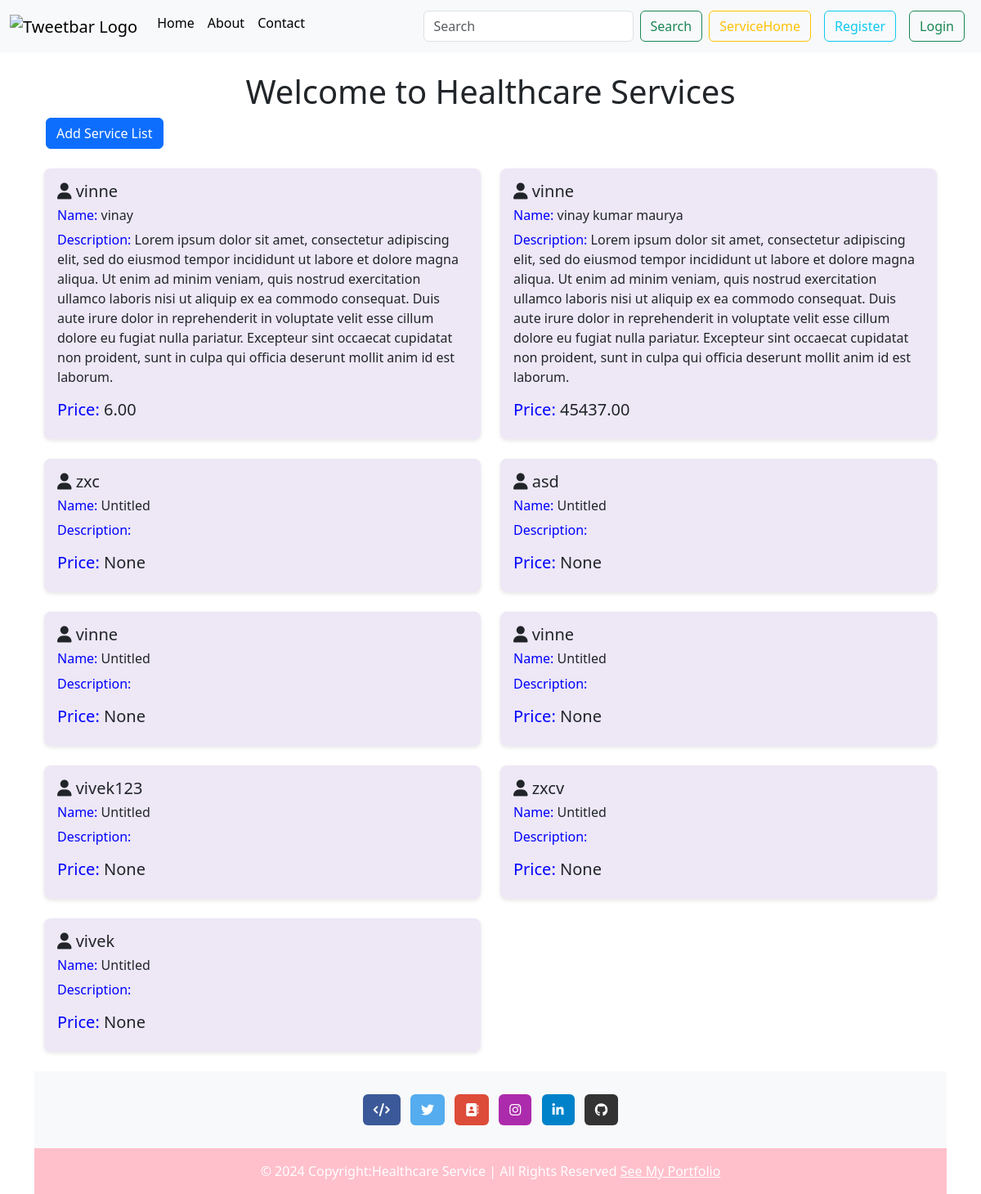
The page / on the database its author committed.
### tweet/models.py (models this page shows, shortened)
class Tweet(models.Model):
 user=models.ForeignKey(User,on_delete=models.CASCADE)
 name = models.CharField(max_length=255,default="enter name")
 description = models.TextField(blank=True)  # Allow for optional descriptions
 price = models.DecimalField(max_digits=10, decimal_places=2, blank=True, null=True)  # For monetary values
 created_at=models.DateTimeField(auto_now_add=True)
 updated_at=models.DateTimeField(auto_now=True)

### tweet/views.py (the view)
# urls.py: path('',views.tweet_list,name='tweet_list'),
def tweet_list(request):
    query = request.GET.get('search', '')
    if query:
        tweets = Tweet.objects.filter(Q(description__icontains=query)).order_by('-created_at')
    else:
        tweets = Tweet.objects.all().order_by('-created_at')
    return render(request, 'tweet_list.html', {'tweets': tweets})

### tweet/templates/tweet_list.html (shortened to what this page needs)
{% extends "layout.html" %}
{% block content %}
    <h1 class="text-center mt-4">Welcome to Healthcare Services</h1>
    <a class="btn btn-primary mb-4 vinay" href="{% url 'tweet_create' %}">Add Service List</a>
    <div class="container">
        <div class="row">
            {% for tweet in tweets %}
                    <div class="col-md-6 mb-4">
                    <div class="card cards">
                        <div class="card-body">
                            <h5 class="card-title">
                                <i class="fas fa-user""></i>
                                {{ tweet.user.username }}</h5>
                            <h6 class="card-title"><span style="color: blue;">Name:</span>
{{ tweet.name }}</h6>
                            <p class="card-text"><span style="color: blue;">Description:</span>
{{ tweet.description }}</p>
                            <h5 class="card-title"><span style="color: blue;">Price:</span>
{{ tweet.price}}</h5>
                        </div>
                    </div>
                </div>
            {% endfor %}
        </div>
    </div>
{% endblock %}

### templates/layout.html (shortened to what this page needs)
{% load static %}
<!DOCTYPE html>
<html>
<head>
    <link href="https://cdn.jsdelivr.net/npm/bootstrap@5.3.3/dist/css/bootstrap.min.css" rel="stylesheet">
    <link rel="stylesheet" href="https://cdnjs.cloudflare.com/ajax/libs/font-awesome/6.4.0/css/all.min.css">
      <link rel="stylesheet" href="{% static '/styless.css' %}">
</head>
<body >
    <nav class="navbar navbar-expand-lg navbar-light bg-light">
        <div class="container-fluid">
          <a class="navbar-brand" href="{% url 'tweet_list'%}">
            <img src="https://ik.imagekit.io/vinaymry/slack.png?updatedAt=1725588169151" alt="Tweetbar Logo" style="height: 40px;">
          </a>
          <div class="collapse navbar-collapse" id="navbarSupportedContent">
            <ul class="navbar-nav me-auto mb-2 mb-lg-0">
              <li class="nav-item">
                <a class="nav-link active" aria-current="page" href="{% url 'tweet_list' %}">Home</a>
              </li>
              <li class="nav-item">
                <a class="nav-link active" aria-current="page" href="{% url 'about' %}">About</a>
              </li>
              <a class="nav-link active" aria-current="page" href="{% url 'index' %}">Contact</a>
            </ul>
            <form class="d-flex">
              <input class="form-control me-2" type="search" name="search" placeholder="Search" aria-label="Search News">
              <button class="btn btn-outline-success" type="submit">Search</button>
            </form>
            <a href="{% url 'tweet_list' %}"class="btn btn-outline-warning mx-2">ServiceHome </a>
            {% if user.is_authenticated %}
            <form method="post"action="{% url 'logout' %}">
            {% csrf_token %}
           <button class="btn btn-danger" type="submit">Logout</button>
            </form>
            {% else %}
            <a href="{% url 'register' %}"class="btn btn-outline-info mx-2">Register </a>
            <a href="{% url 'login' %}"class="btn btn-outline-success mx-2 login">Login </a>
            {% endif %}
          </div>
        </div>
      </nav>
   <div class="container">
    {% block content %}
      {% endblock %}
<footer class="bg-body-tertiary text-center text-white">
  <div class="container p-4 pb-0">
    <section class="mb-4">
      <a
        data-mdb-ripple-init class="btn text-white btn-floating m-1"
        style="background-color: #3b5998;"
        href="https://leetcode.com/u/vinne01/"
        role="button"
        ><i class="fas fa-code"></i>
      </a>
      <a
        data-mdb-ripple-init class="btn text-white btn-floating m-1"
        style="background-color: #55acee;"
        href="https://x.com/Vinne0563"
        role="button"
        ><i class="fab fa-twitter"></i
      ></a>
      <a
        data-mdb-ripple-init class="btn text-white btn-floating m-1"
        style="background-color: #dd4b39;"
        href="{% url 'index' %}"
        role="button"
        ><i class="fas fa-address-book"></i></a>
      <a
        data-mdb-ripple-init class="btn text-white btn-floating m-1"
        style="background-color: #ac2bac;"
        href="https://www.instagram.com/vinnay.maurya/?hl=en"
        role="button"
        ><i class="fab fa-instagram"></i
      ></a>
      <a
        data-mdb-ripple-init class="btn text-white btn-floating m-1"
        style="background-color: #0082ca;"
        href="https://www.linkedin.com/in/vinaymry/"
        role="button"
        ><i class="fab fa-linkedin-in"></i
      ></a>
      <a
        data-mdb-ripple-init class="btn text-white btn-floating m-1"
        style="background-color: #333333;"
        href="https://github.com/vinne01"
        role="button"
        ><i class="fab fa-github"></i
      ></a>
    </section>
  </div>
  <div class="text-center p-3" style="background-color: pink;">
    © 2024 Copyright:Healthcare Service | All Rights Reserved
    <a class="text-white" href="https://myfirstsportfolio.netlify.app/">See My Portfolio</a>
  </div>
</footer>
</body>
</html>

### static/styless.css (style rules this page uses)
.vinay { margin-left: 14px; }
.navbar-nav .nav-item { margin-bottom: 10px; }
@media (min-width: 768px) { .navbar-nav .nav-item { margin-bottom: 8px; } }
.cards { background-color: #ffd54f; }

### tweet/templates/tweet_list.html (style rules this page uses)
.card { transition: transform 0.3s ease, box-shadow 0.3s ease; border: none; border-radius: 0.5rem; overflow: hidden; box-shadow: 0 2px 5px rgba(0, 0, 0, 0.1); background-color:#EDE7F6; }

### rows shown on the page
Tweet: user.username "vinne", name "vinay", description "Lorem ipsum dolor sit amet, consectetur adipiscing elit, sed do eiusmod tempor incididunt ut labore et dolore magna aliqua. Ut enim ad minim veniam, quis nostrud exercitation ullamco laboris nisi ut aliquip ex ea commodo consequat. Duis aute irure dolor in reprehenderit in voluptate velit esse cillum dolore eu fugiat nulla pariatur. Excepteur sint occaecat cupidatat non proident, sunt in culpa qui officia deserunt mollit anim id est laborum.", price "6.00"
Tweet: user.username "vinne", name "vinay kumar maurya", description "Lorem ipsum dolor sit amet, consectetur adipiscing elit, sed do eiusmod tempor incididunt ut labore et dolore magna aliqua. Ut enim ad minim veniam, quis nostrud exercitation ullamco laboris nisi ut aliquip ex ea commodo consequat. Duis aute irure dolor in reprehenderit in voluptate velit esse cillum dolore eu fugiat nulla pariatur. Excepteur sint occaecat cupidatat non proident, sunt in culpa qui officia deserunt mollit anim id est laborum.", price "45437.00"
Tweet: user.username "zxc", name "Untitled", price "None"
Tweet: user.username "asd", name "Untitled", price "None"
Tweet: user.username "vinne", name "Untitled", price "None"
Tweet: user.username "vinne", name "Untitled", price "None"
Tweet: user.username "vivek123", name "Untitled", price "None"
Tweet: user.username "zxcv", name "Untitled", price "None"
Tweet: user.username "vivek", name "Untitled", price "None"
